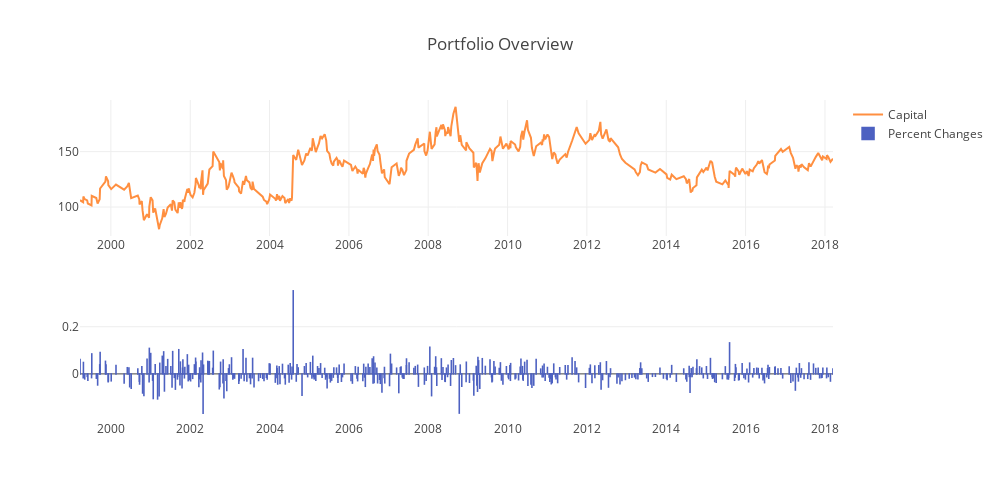

Notebook code cell kept with this figure:
### Code cell
nvda = get_stock_data('NVDA','1999-01-01','2018-05-09')
add_BB_to_data(21,.312,nvda)
add_peak_valley_points(nvda)
add_returns(nvda)
find_signals(nvda)
p_l_nvda = calculate_postion_list(nvda)
wins,losses,per = wins_losses_precents(p_l_nvda)
cap_list = get_cap_list(p_l_nvda)
plot_yeild(cap_list,per)
nvda_stats = performance(cap_list,per,p_l_nvda,nvda)

### Figure 1 — Plotly figure (JSON) as saved in the notebook; plotly's stock layout.template omitted (floating-point values rounded to 4 significant figures; data arrays with more than 128 entries replaced by an {"elided": "..."} marker saying what was removed)
{"data": [{"line": {"color": "#ff8f40"}, "name": "Capital", "type": "scatter", "x": {"elided": "428 str values"}, "xaxis": "x1", "y": {"elided": "428 float values"}, "yaxis": "y1"}, {"marker": {"color": "#4d61c1", "line": {"color": "#4d61c1", "width": 1.5}}, "name": "Percent Changes", "type": "bar", "x": {"elided": "428 str values"}, "xaxis": "x2", "y": {"elided": "428 float values"}, "yaxis": "y2"}], "layout": {"height": 500, "title": "Portfolio Overview", "width": 1000, "xaxis1": {"anchor": "y1", "domain": [0, 1]}, "xaxis2": {"anchor": "y2", "domain": [0, 1]}, "yaxis1": {"anchor": "x1", "domain": [0.575, 1]}, "yaxis2": {"anchor": "x2", "domain": [0, 0.425]}}}
